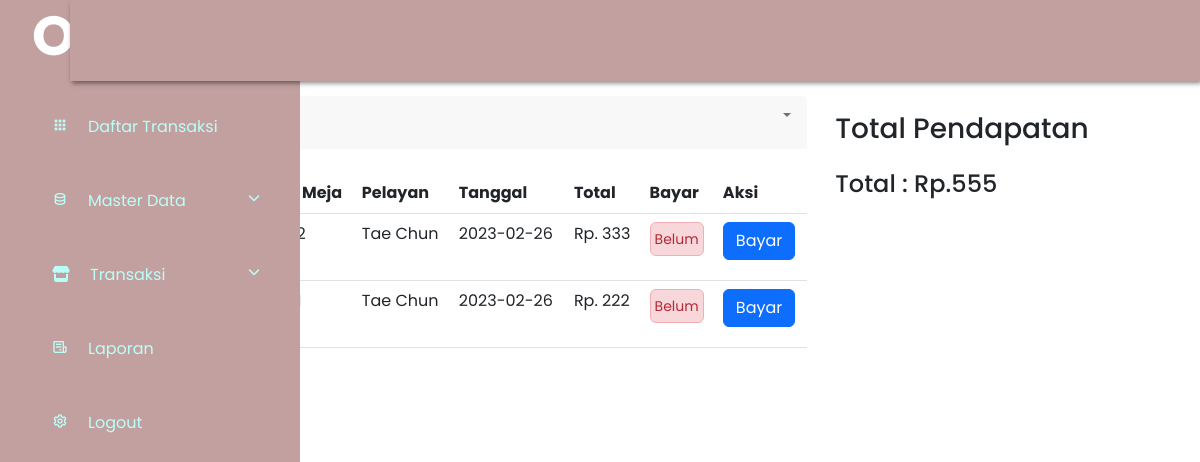
The app's page /admin/home.php?halaman=laporan, older data.
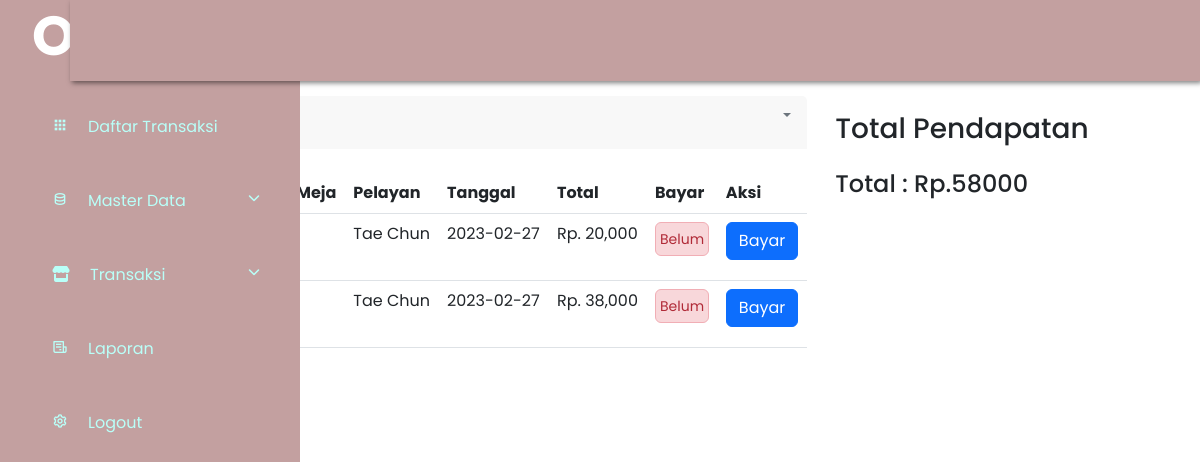
The same page, newer data.
### tables this page shows
CREATE TABLE `pesanans` (
  `id` int(11) NOT NULL,
  `nama_pelanggan` varchar(110) NOT NULL,
  `table_id` int(11) NOT NULL,
  `pelayan_id` int(11) NOT NULL,
  `tanggal` date NOT NULL,
  `total` int(50) NOT NULL,
  `bayar` enum('sudah','belum') NOT NULL
);

CREATE TABLE `pelayans` (
  `id` int(11) NOT NULL,
  `pelayan_nama` varchar(100) NOT NULL
);

### admin/laporan.php (the view, shortened to what this page needs)
<div class="row mt-4 pt-4">
    <div class="col-md-8">
        <div class="card border-0 card-h-100">
            <div class="card-header border-0 d-flex justify-content-between">
                <h4 class="d-inline">
                </h4>
                <div class="dropdown">
                    <a href="" class="dropdown-toggle no-arrow text-secondary" role="button" data-bs-toggle="dropdown" aria-haspopup="true" aria-expanded="false">
                    </a>
                </div>
            </div>
            <div class="">
                <table class="table mt-4" >
                    <thead>
                        <tr>
                            <th>No</th>
                            <th>Nama Produk</th>
                            <th>No Meja</th>
                            <th>Pelayan</th>
                            <th>Tanggal</th>
                            <th>Total</th>
                            <th>Bayar</th>
                            <th>Aksi</th>
                        </tr>
                    </thead>
                    <?php
                    $sql = "SELECT pesanans.id, pesanans.nama_pelanggan, pesanans.table_id, pesanans.bayar, pesanans.tanggal, pesanans.total, tables.table_nama, pelayans.pelayan_nama
                    FROM  tables
                    INNER JOIN pesanans
                    on pesanans.table_id = tables.id
                    INNER JOIN pelayans
                    on pelayans.id = pesanans.pelayan_id ORDER BY pesanans.tanggal DESC";
                    $result = $conn->query($sql);
                    $no = 1;
                    while ($row=$result->fetch_assoc()){
                    ?>
                        <tr>
                            <td><?php echo $no++ ?></td>
                            <td><?php echo $row["nama_pelanggan"]?></td>
                            <td><?php echo $row["table_nama"]?></td>
                            <td><?php echo $row["pelayan_nama"]?></td>
                            <td><?php echo $row["tanggal"]?></td>
                            <td>Rp. <?php echo number_format($row["total"])?></td>
                            <td>
                            <?php if($row["bayar"] == "belum") : ?>
                                <button class="btn alert alert-danger p-1 " ><small>Belum</small></button>
                            <?php else : ?>
                                <button class="btn alert alert-success p-1 " ><small>Sudah</small></button>
                            <?php endif ?>
                            </td>
                            <td>
                                <?php if($row["bayar"] == "belum") : ?>
                                <a href="pesanan_detail.php?id=<?php echo $row['id'] ?>">
                                    <button class="btn btn-primary">
                                        Bayar
                                    </button>
                                </a>
                                <?php endif ?>
                            </td>
                        </tr>
                    <?php
                    }
                    ?>
                </table>
            </div>
        </div>
    </div>
    <div class="col-md-4 p-3">
        <?php
            $result = $conn->query("SELECT SUM(total) AS total FROM pesanans");
            $row = mysqli_fetch_assoc($result);
            $sum = $row['total'];
        ?>
        <h3>Total Pendapatan</h3>
        <h4 class="mt-4">Total : Rp.<?php echo $sum ?></h4>
    </div>
</div>

Row changes from the older to the newer data that the page shows:
removed pesanans: pelayan.pelayan_nama "Tae Chun", tanggal "2023-02-26", total "333", bayar "Belum"
removed pesanans: pelayan.pelayan_nama "Tae Chun", tanggal "2023-02-26", total "222", bayar "Belum"
added pesanans: pelayan.pelayan_nama "Tae Chun", tanggal "2023-02-27", total "20,000", bayar "Belum"
added pesanans: pelayan.pelayan_nama "Tae Chun", tanggal "2023-02-27", total "38,000", bayar "Belum"
Text that changed along with them:
$sum: "555" → "58000"
